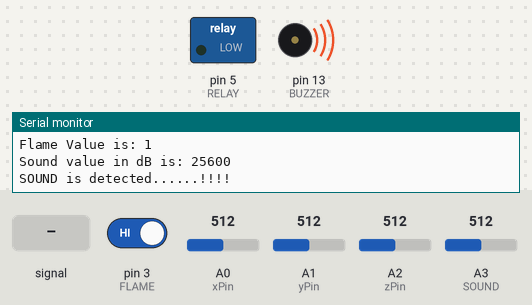
Bench run of a sketch on a simulated Arduino Uno, built with avr-gcc and run on an emulated ATmega328P. Shown: switched loads named in the sketch (green lamp = pin HIGH), buzzer (waves = sounding, pin HIGH), the last lines printed to the serial monitor. Inputs (shaded band) come from the test bench; at power-on: pin 3 (FLAME) HIGH, A0 (xPin) = 512, A1 (yPin) = 512, A2 (zPin) = 512, A3 (SOUND) = 512.

Above: at 1.2 s.
1.3 s: A3 (SOUND) fed a 200 Hz sine of ±255 counts around its level
At 3.4 s:
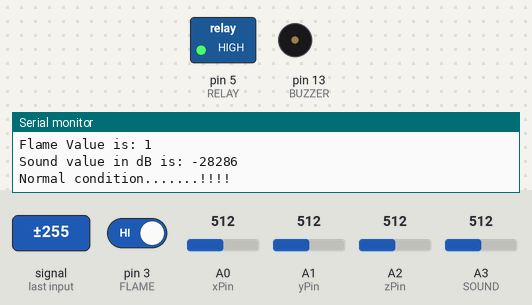
7.5 s: pin 3 (FLAME) driven LOW
At 10.0 s:
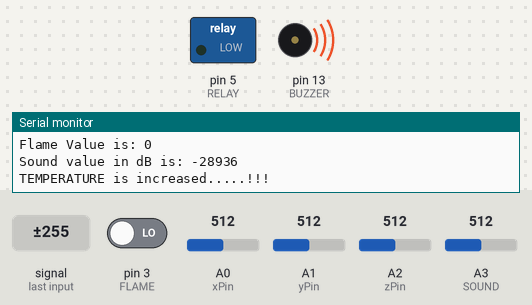
12.6 s: pin 3 (FLAME) driven HIGH
At 17.5 s:
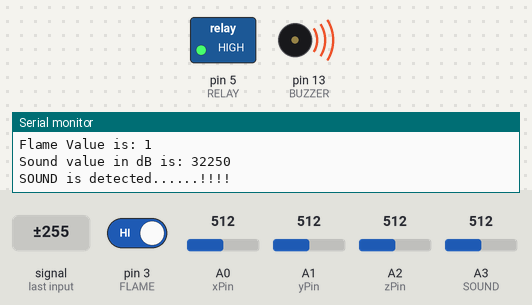
Timing chart, 0 to 20.7 s (numbered marks = the images above; inputs shaded):
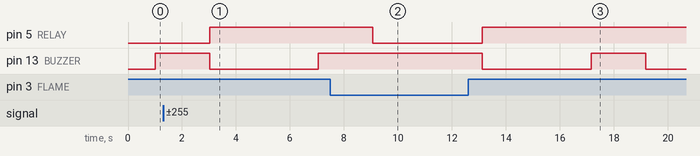

Measured:
- after the input at 1.3 s, pin 5 (RELAY): LOW → HIGH after 1.7 s; pin 13 (BUZZER): HIGH → LOW after 1.7 s, → HIGH 4.0 s later
- after the input at 7.5 s, pin 5 (RELAY): HIGH → LOW after 1.6 s; pin 13 (BUZZER): stays HIGH (without the input it goes to LOW after 1.6 s)
- after the input at 12.6 s, pin 5 (RELAY): LOW → HIGH after 0.52 s; pin 13 (BUZZER): HIGH → LOW after 0.52 s, → HIGH 4.0 s later, → LOW 2.0 s later

The sketch:

CODE.ino
```cpp
#define xPin A0
#define yPin A1
#define zPin A2

//use calibration.ino file to get these values
//MMMMMMMMMMMMMMMMMMMMMMMMMMMMM
int xMin = 266;
int xMax = 400;
//MMMMMMMMMMMMMMMMMMMMMMMMMMMMM
int yMin = 273;
int yMax = 408;
//MMMMMMMMMMMMMMMMMMMMMMMMMMMMM
int zMin = 269;
int zMax = 402;
//MMMMMMMMMMMMMMMMMMMMMMMMMMMMM
//--------------------------------------------------------------
// Take multiple samples to reduce noise
const int samples = 10;

int FLAME = 3;
int SOUND = A3;
int BUZZER = 13;
int RELAY = 5;

int isFlame = HIGH;
int micValue;

void setup() {
  // put your setup code here, to run once:
  Serial.begin(9600);
  pinMode(BUZZER, OUTPUT);
  pinMode(FLAME, INPUT);
  pinMode(SOUND, INPUT);
  pinMode(RELAY, OUTPUT);

}

void loop() {
  // put your main code here, to run repeatedly:

  //accelerometer
  int xRaw=0,yRaw=0,zRaw=0;
  for(int i=0;i<samples;i++)
  {
    xRaw+=analogRead(xPin);
    yRaw+=analogRead(yPin);
    zRaw+=analogRead(zPin);
  }
  xRaw/=samples;
  yRaw/=samples;
  zRaw/=samples;

  //--------------------------------------------------------------
  //Convert raw values to 'milli-Gs"
  //Convert value of RawMin to -1000
  //Convert value of RawMax to 1000
  long xMilliG = map(xRaw, xMin, xMax, -1000, 1000);
  long yMilliG = map(yRaw, yMin, yMax, -1000, 1000);
  long zMilliG = map(zRaw, zMin, zMax, -1000, 1000);

  Serial.print(xRaw);
  //Serial.print(x_g_value,2);
  Serial.print("G");
  Serial.print("\t");
  //MMMMMMMMMMMMMMMMMMMMMMMMMMMMMMMMMMM
  Serial.print(yRaw);
  //Serial.print(y_g_value,2);
  Serial.print("G");
  Serial.print("\t");
  //MMMMMMMMMMMMMMMMMMMMMMMMMMMMMMMMMMM
  Serial.print(zRaw);
  //Serial.print(z_g_value,2);
  Serial.println("G");
  //Serial.println();
  delay(1000);
  //acceleometer ends here

  micValue = analogRead(SOUND);
  int x = micValue*50;
  isFlame = digitalRead(FLAME);
  Serial.print("Flame Value is: "); Serial.println(isFlame);
  Serial.print("Sound value in dB is: "); Serial.println(x);
  //delay(1000); //1 sec of delay
  if((isFlame == LOW) )
  {
    //digitalWrite(BUZZER, HIGH);
    digitalWrite(RELAY, LOW);
    Serial.println("TEMPERATURE is increased.....!!!");
    delay(1000);
  }
  else if(x >= 20000)
  {
    digitalWrite(BUZZER, HIGH);
    Serial.println("SOUND is detected......!!!!");
    delay(1000);
  }
  else
  {
    digitalWrite(BUZZER, LOW);
    digitalWrite(RELAY,HIGH);
    Serial.println("Normal condition.......!!!!");
    delay(1000);
  }


}
```
